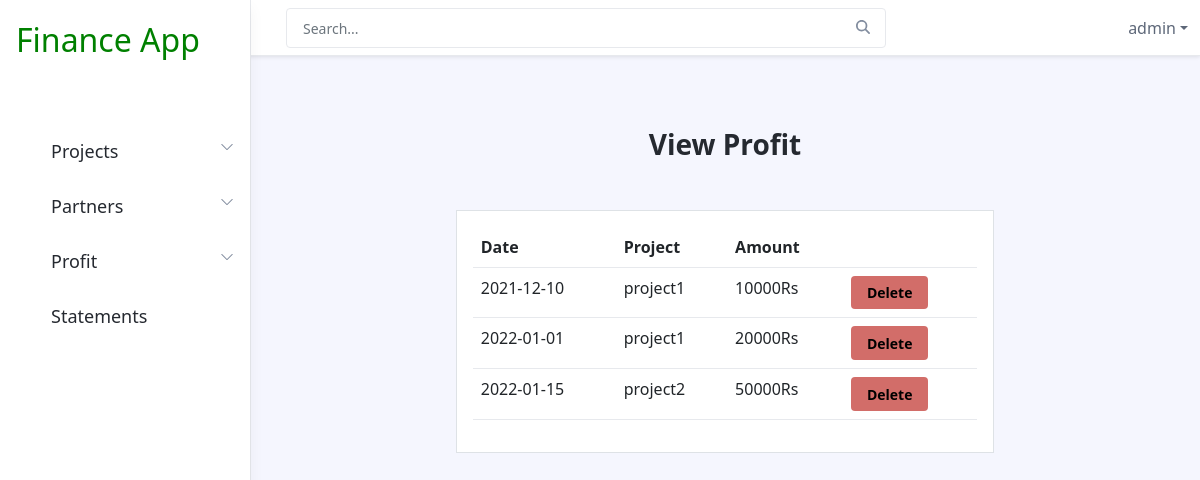
Page /viewprofit/ (signed in) on the earlier database version.
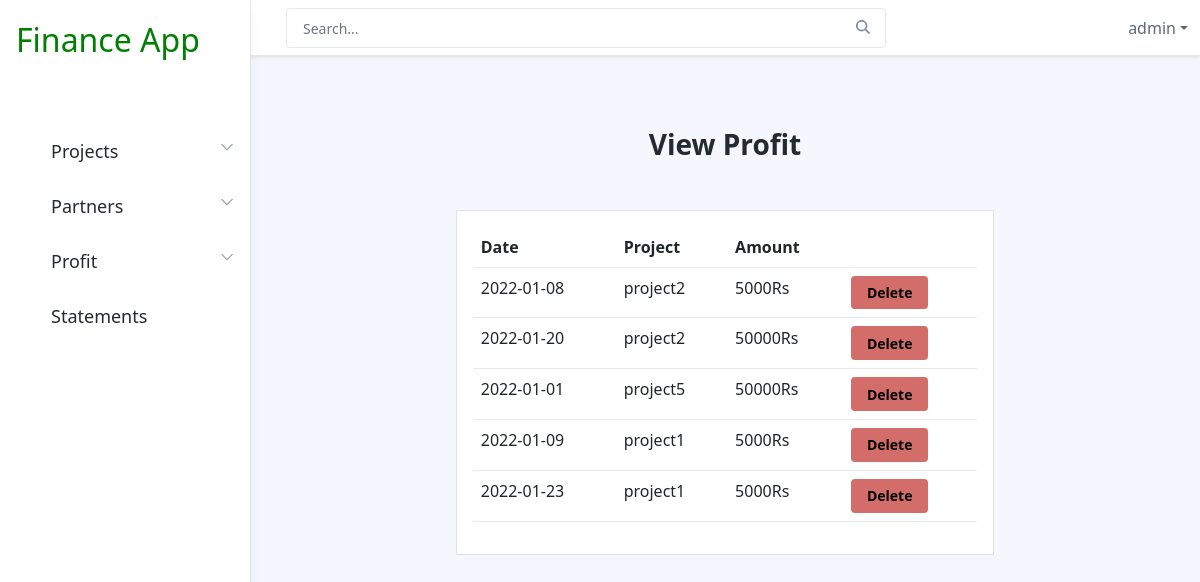
Same page on the later database version.
### financeadmin/models.py (models this page shows, shortened)
class profit(models.Model):
    created_date=models.CharField(max_length=30)
    project=models.ForeignKey(project,on_delete=models.CASCADE)
    amount=models.BigIntegerField()

class project(models.Model):
    name=models.CharField(max_length=30)
    def __str__(self):
        return self.name

### financeadmin/views.py (the view)
# urls.py: path('viewprofit/', views.fnviewprofit,name="viewprofit"),
@login_required(login_url="/login/")
def fnviewprofit(request):
    profits=profit.objects.filter(amount__gt=0)
    context={'profits':profits}
    return render(request,'viewprofit.html',context)

### financeadmin/templates/viewprofit.html
{% extends 'includes/navbar.html' %}
{% block content %}
{% load mathfilters %}
<div class="app-wrapper">
    <div class="app-content pt-3 p-md-3 p-lg-4">
        <div class="container-xl">
<div class="col-sm-8 col-lg-9 container ">
    <h3 class="text-center mt-5">View Profit</h3>
    <div class="row m-5 p-3 border bg-white">
        <table class="table ">
            <tr>
                <th>Date</th>
                <th>Project</th>
                <th>Amount</th>
                <th></th>
            </tr>
            {% for profit in profits %}
            <tr>
                <td>{{profit.created_date}}</td>
                <td>{{profit.project}}</td>
                <td>{{profit.amount}}Rs</td>
                <td><a href="{% url 'profitdelete' prof_id=profit.id %}" class="btn btn-danger">Delete</a></td>
            </tr>
            {% endfor %}
        </table>
    </div>
</div>
</div>
</div>
</div>
{% endblock %}

### financeadmin/templates/includes/navbar.html (shortened to what this page needs)
{% load static %}
<!DOCTYPE html>
<html lang="en">
<head>
    <link href="https://cdn.jsdelivr.net/npm/bootstrap@5.0.2/dist/css/bootstrap.min.css" rel="stylesheet">
    <link rel="stylesheet" href="{% static 'css/style.css' %}">
    <link id="theme-style" rel="stylesheet" href="{% static 'css/portal.css' %}">
</head>
<body class="app">
    <header class="app-header fixed-top">
        <div class="app-header-inner">
	        <div class="container-fluid py-2">
		        <div class="app-header-content">
		            <div class="row justify-content-between align-items-center">
		            <div class="app-search-box col">
		                <form class="app-search-form">
							<input type="text" placeholder="Search..." name="search" class="form-control search-input">
							<button type="submit" class="btn search-btn btn-primary" value="Search"><i class="fas fa-search"></i></button>
				        </form>
		            </div>
		            <div class="app-utilities col-auto">
			            <div class="app-utility-item app-user-dropdown dropdown">
				            <a class="dropdown-toggle" id="user-dropdown-toggle" data-bs-toggle="dropdown" href="#" role="button" aria-expanded="false">{{request.user}}</a>
			            </div>
		            </div>
		        </div>
	            </div>
	        </div>
        </div>
        <div id="app-sidepanel" class="app-sidepanel">
	        <div class="sidepanel-inner d-flex flex-column">
		        <div class="app-branding">
		            <a class="app_logo" style="text-decoration: none;font-size: 32px;" href="{% url 'home' %}">Finance App</a>
		        </div>
			    <nav id="app-nav-main" class="app-nav app-nav-main flex-grow-1 mt-5">
				    <ul class="app-menu list-unstyled accordion" id="menu-accordion">
					    <li class="nav-item has-submenu">
					        <a class="nav-link submenu-toggle" href="#" data-bs-toggle="collapse" data-bs-target="#submenu-1" aria-expanded="false" aria-controls="submenu-1">
		                         <span class="nav-link-text" style="font-size:large">Projects</span>
		                         <span class="submenu-arrow">
		                             <svg width="1em" height="1em" viewBox="0 0 16 16" class="bi bi-chevron-down" fill="currentColor" xmlns="http://www.w3.org/2000/svg">
	  <path fill-rule="evenodd" d="M1.646 4.646a.5.5 0 0 1 .708 0L8 10.293l5.646-5.647a.5.5 0 0 1 .708.708l-6 6a.5.5 0 0 1-.708 0l-6-6a.5.5 0 0 1 0-.708z"/>
	</svg>
	                             </span>
					        </a>
					    </li>
					    <li class="nav-item has-submenu">
					        <a class="nav-link submenu-toggle" href="#" data-bs-toggle="collapse" data-bs-target="#submenu-2" aria-expanded="false" aria-controls="submenu-2">
		                         <span class="nav-link-text" style="font-size:large">Partners</span>
		                         <span class="submenu-arrow">
		                             <svg width="1em" height="1em" viewBox="0 0 16 16" class="bi bi-chevron-down" fill="currentColor" xmlns="http://www.w3.org/2000/svg">
	  <path fill-rule="evenodd" d="M1.646 4.646a.5.5 0 0 1 .708 0L8 10.293l5.646-5.647a.5.5 0 0 1 .708.708l-6 6a.5.5 0 0 1-.708 0l-6-6a.5.5 0 0 1 0-.708z"/>
	</svg>
	                             </span>
					        </a>
					    </li>
						<li class="nav-item has-submenu">
					        <a class="nav-link submenu-toggle" href="#" data-bs-toggle="collapse" data-bs-target="#submenu-3" aria-expanded="false" aria-controls="submenu-2">
		                         <span class="nav-link-text" style="font-size:large">Profit</span>
		                         <span class="submenu-arrow">
		                             <svg width="1em" height="1em" viewBox="0 0 16 16" class="bi bi-chevron-down" fill="currentColor" xmlns="http://www.w3.org/2000/svg">
	  <path fill-rule="evenodd" d="M1.646 4.646a.5.5 0 0 1 .708 0L8 10.293l5.646-5.647a.5.5 0 0 1 .708.708l-6 6a.5.5 0 0 1-.708 0l-6-6a.5.5 0 0 1 0-.708z"/>
	</svg>
	                             </span>
					        </a>
					    </li>
					    <li class="nav-item">
					        <a class="nav-link" href="{% url 'statements' %}">
		                         <span class="nav-link-text" style="font-size:large">Statements</span>
					        </a>
					    </li>
				    </ul>
			    </nav>
	        </div>
	    </div>
    </header>
    {% block content %}
    {% endblock %}
</body>
</html>

### financeadmin/static/css/style.css (style rules this page uses)
.app_logo { text-decoration: none; font-size: 32px; color:green }
.nav-link-text { font-size: 34 px; }

Differences in the rows shown:
removed profit: created_date "2021-12-10", project "project1", amount "10000"
removed profit: created_date "2022-01-01", project "project1", amount "20000"
removed profit: created_date "2022-01-15", project "project2", amount "50000"
added profit: created_date "2022-01-08", project "project2", amount "5000"
added profit: created_date "2022-01-20", project "project2", amount "50000"
added profit: created_date "2022-01-01", project "project5", amount "50000"
added profit: created_date "2022-01-09", project "project1", amount "5000"
added profit: created_date "2022-01-23", project "project1", amount "5000"
